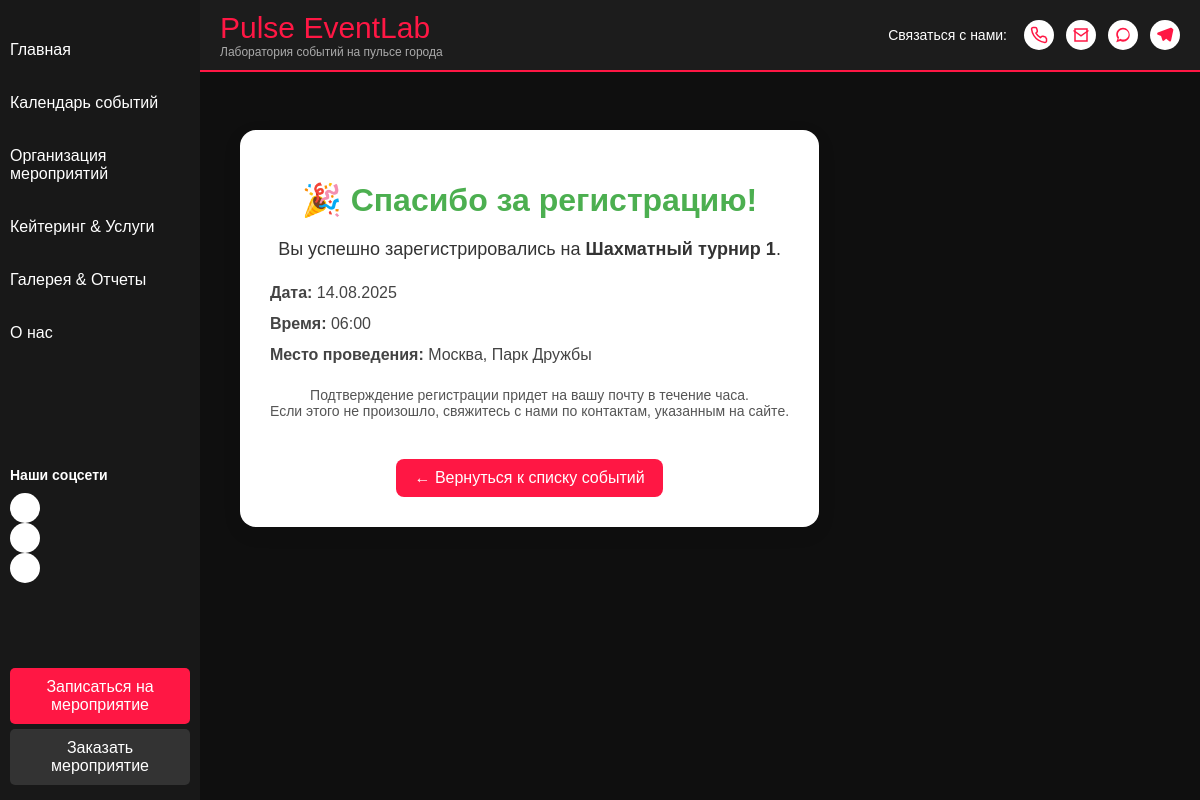
Before: /event/1/success/ with the older database file.
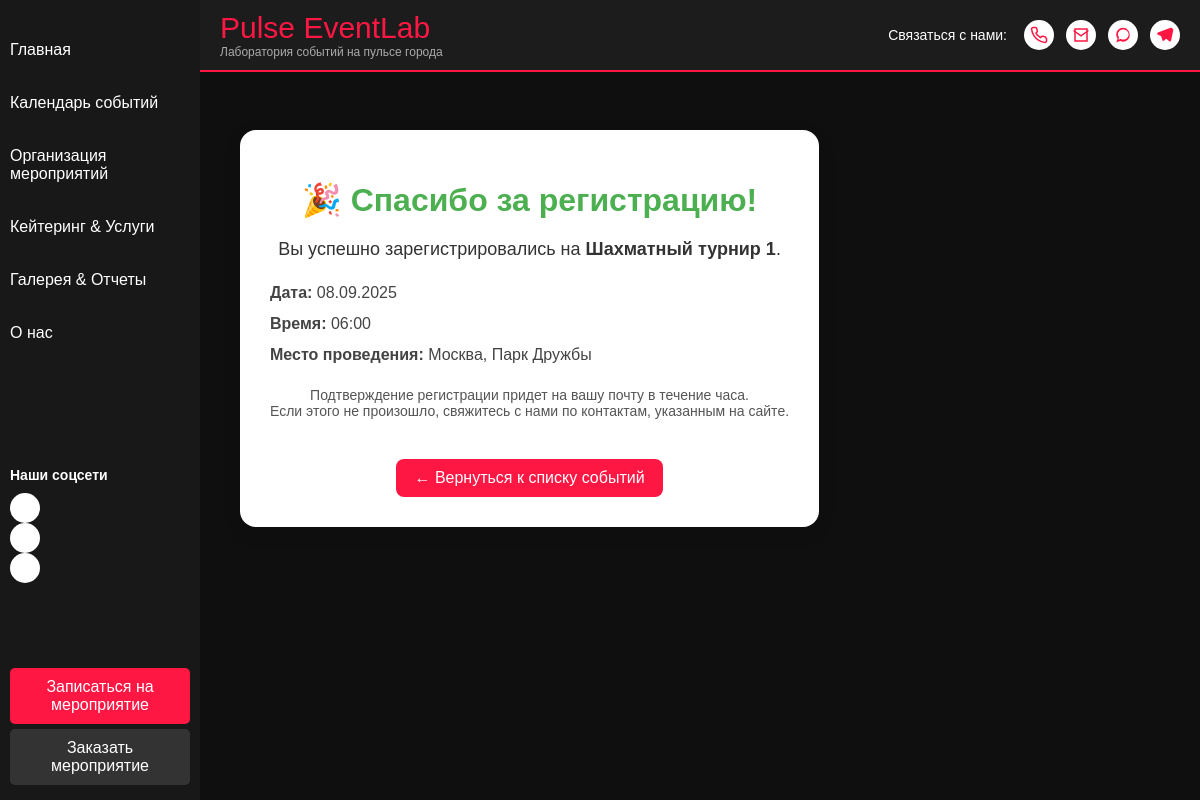
After: the same page with the newer database file.
### main/models.py (models this page shows, shortened)
class Event(models.Model):
    name = models.CharField("Название", max_length=200)
    eng_name = models.CharField("Название (англ.)", max_length=200, default="temp")
    category = models.CharField("Категория", max_length=100)
    short_description = models.TextField("Краткое описание", max_length=500)
    long_description = models.TextField("Длинное описание", blank=True)
    date_time = models.DateTimeField("Дата и время проведения")
    duration = models.DurationField("Продолжительность", blank=True, null=True)
    location = models.CharField("Место проведения", max_length=300)
    age_limit = models.PositiveIntegerField("Возрастное ограничение", default=0, blank=True, null=True)
    max_participants = models.PositiveIntegerField("Максимальное количество участников", blank=True, null=True)
    min_participants = models.PositiveIntegerField("Минимальное количество участников", blank=True, null=True)
    current_participants = models.PositiveIntegerField("Текущее количество участников", blank=True, null=True, default=0)
    price = models.DecimalField("Цена", max_digits=10, decimal_places=2, default=0)
    prime_points = models.PositiveIntegerField("Баллы прайма", blank=True, null=True)
    main_image = models.ImageField("Главное фото", upload_to="main_event_photo/")
    participants_list = models.TextField("Список участников", blank=True)
    slug = models.SlugField("Slug", unique=False, blank=True, null=True)
    class Meta:
        verbose_name = "Событие"
        verbose_name_plural = "События"

### main/views.py (the view)
# urls.py: path("event/<slug:slug>/success/", views.event_success, name="event_success"),
def event_success(request, slug):
    event = get_object_or_404(Event, slug=slug)
    return render(request, "main/event_success.html", {"event": event})

### main/templates/main/event_success.html (shortened to what this page needs)
{% extends 'main/layout.html' %}
{% load static %}
{% block css_stran %}
    <link rel="stylesheet" href="{% static 'main/css/event.css' %}">
{% endblock %}
{% block content %}
<div class="registration-success">
    <div class="success-card">
        <h1>🎉 Спасибо за регистрацию!</h1>
        <p class="event-name">Вы успешно зарегистрировались на <strong>{{ event.name }}</strong>.</p>
        <div class="event-details">
            <p><strong>Дата:</strong> {{ event.date_time|date:"d.m.Y" }}</p>
            <p><strong>Время:</strong> {{ event.date_time |time:"H:i" }}</p>
            <p><strong>Место проведения:</strong> {{ event.location }}</p>
        </div>
        <p class="confirmation-text">
            Подтверждение регистрации придет на вашу почту в течение часа.<br>
            Если этого не произошло, свяжитесь с нами по контактам, указанным на сайте.
        </p>
        <a href="{% url 'calendar' %}" class="back-button">← Вернуться к списку событий</a>
    </div>
</div>
{% endblock %}

Changed rows visible on the page:
changed Event "Шахматный турнир 1": date_time "14.08.2025" → "08.09.2025"
